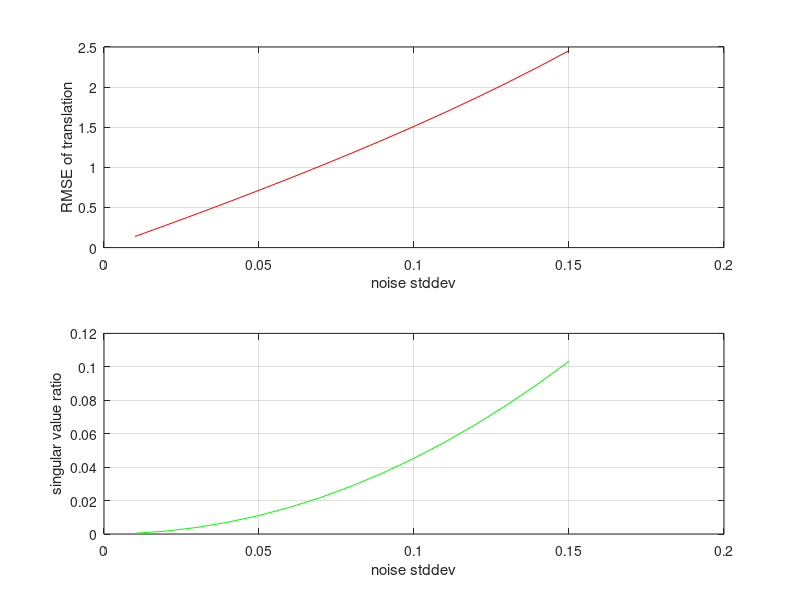
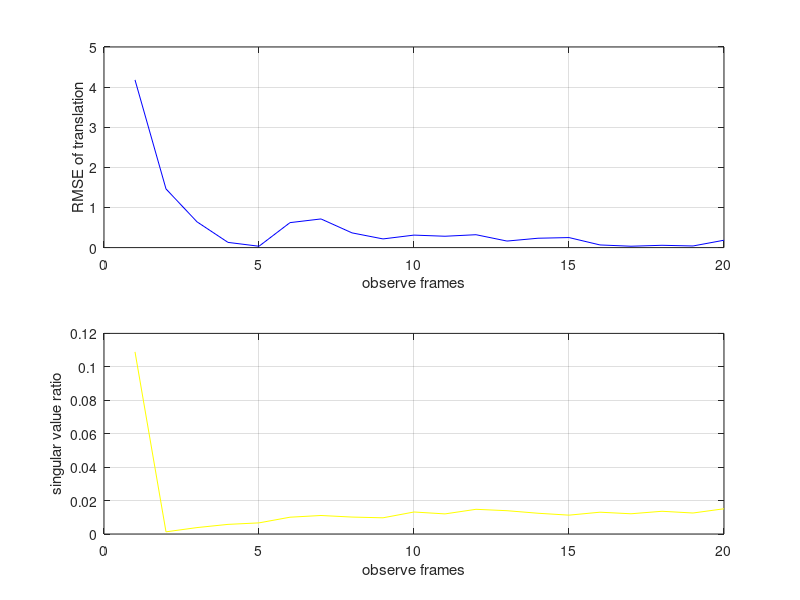

Here is the MATLAB script that generated these plots, in order:
noise_stddev = 0.01:0.01:0.15;
RMSE_translation = [0.138417, 0.27876, 0.421305, 0.566356, 0.714245, 0.865336, 1.02003, 1.17878, 1.34208, 1.51049, 1.68464, 1.86525, 2.05312, 2.2492, 2.45455];
singular_value_ratio = [0.000432682, 0.0017419, 0.00394312, 0.00705016, 0.0110752, 0.0160288, 0.0219199, 0.0287561, 0.0365431, 0.0452853, 0.0549853, 0.0656441, 0.0772609, 0.0898331, 0.103356];

figure(1);
subplot(2,1,1);
plot(noise_stddev, RMSE_translation, 'r');
ylabel('RMSE of translation');
xlabel('noise stddev');
grid on;
hold on;
subplot(2,1,2);
plot(noise_stddev, singular_value_ratio, 'g');
ylabel('singular value ratio');
xlabel('noise stddev');
grid on;

figure(2);
observe_frames = 1:1:20;      
RMSE_translation_2 = [4.17981, 1.46219, 0.642021, 0.129756, 0.0336155, 0.622189, 0.714245, 0.366828, 0.216166, 0.311195, 0.282865, 0.321004, 0.16281, 0.233319, 0.24987, 0.0659318, 0.034116, 0.0572544, 0.0403843, 0.183698];
singular_value_ratio_2 = [0.108942, 0.00130044, 0.00383875, 0.00575744, 0.00665484, 0.0100492, 0.0110752, 0.0101318, 0.00968966, 0.0131627, 0.0120262, 0.0147766, 0.0139397, 0.0124138, 0.0112787, 0.0130432, 0.0121015, 0.0135969, 0.0125579, 0.0150983];

subplot(2,1,1);
plot(observe_frames, RMSE_translation_2, 'b');
ylabel('RMSE of translation');
xlabel('observe frames');
grid on;
hold on;
subplot(2,1,2);
plot(observe_frames, singular_value_ratio_2, 'y');
ylabel('singular value ratio');
xlabel('observe frames');
grid on;